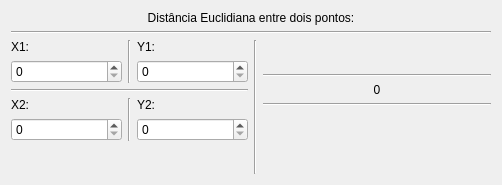
<?xml version="1.0" encoding="UTF-8"?>
<ui version="4.0">
 <class>DialogDE</class>
 <widget class="QDialog" name="DialogDE">
  <property name="geometry">
   <rect>
    <x>0</x>
    <y>0</y>
    <width>502</width>
    <height>185</height>
   </rect>
  </property>
  <property name="windowTitle">
   <string>Dialog</string>
  </property>
  <layout class="QVBoxLayout" name="verticalLayout_8">
   <item>
    <layout class="QVBoxLayout" name="verticalLayout_5">
     <item>
      <widget class="QLabel" name="label_3">
       <property name="text">
        <string>Distância Euclidiana entre dois pontos:</string>
       </property>
       <property name="alignment">
        <set>Qt::AlignCenter</set>
       </property>
      </widget>
     </item>
     <item>
      <widget class="Line" name="line_2">
       <property name="orientation">
        <enum>Qt::Horizontal</enum>
       </property>
      </widget>
     </item>
    </layout>
   </item>
   <item>
    <layout class="QHBoxLayout" name="horizontalLayout_4">
     <item>
      <layout class="QVBoxLayout" name="verticalLayout_6">
       <item>
        <layout class="QHBoxLayout" name="horizontalLayout">
         <item>
          <layout class="QVBoxLayout" name="verticalLayout_2">
           <item>
            <widget class="QLabel" name="label">
             <property name="text">
              <string>X1:</string>
             </property>
            </widget>
           </item>
           <item>
            <widget class="QSpinBox" name="X1spinBox">
             <property name="maximum">
              <number>999999999</number>
             </property>
            </widget>
           </item>
          </layout>
         </item>
         <item>
          <widget class="Line" name="line_6">
           <property name="orientation">
            <enum>Qt::Vertical</enum>
           </property>
          </widget>
         </item>
         <item>
          <layout class="QVBoxLayout" name="verticalLayout">
           <item>
            <widget class="QLabel" name="label_2">
             <property name="text">
              <string>Y1:</string>
             </property>
            </widget>
           </item>
           <item>
            <widget class="QSpinBox" name="Y1spinBox">
             <property name="maximum">
              <number>999999999</number>
             </property>
            </widget>
           </item>
          </layout>
         </item>
        </layout>
       </item>
       <item>
        <widget class="Line" name="line">
         <property name="orientation">
          <enum>Qt::Horizontal</enum>
         </property>
        </widget>
       </item>
       <item>
        <layout class="QHBoxLayout" name="horizontalLayout_2">
         <item>
          <layout class="QVBoxLayout" name="verticalLayout_4">
           <item>
            <widget class="QLabel" name="label_5">
             <property name="text">
              <string>X2:</string>
             </property>
            </widget>
           </item>
           <item>
            <widget class="QSpinBox" name="X2spinBox">
             <property name="maximum">
              <number>999999999</number>
             </property>
            </widget>
           </item>
          </layout>
         </item>
         <item>
          <widget class="Line" name="line_7">
           <property name="orientation">
            <enum>Qt::Vertical</enum>
           </property>
          </widget>
         </item>
         <item>
          <layout class="QVBoxLayout" name="verticalLayout_3">
           <item>
            <widget class="QLabel" name="label_4">
             <property name="text">
              <string>Y2:</string>
             </property>
            </widget>
           </item>
           <item>
            <widget class="QSpinBox" name="Y2spinBox">
             <property name="maximum">
              <number>999999999</number>
             </property>
            </widget>
           </item>
          </layout>
         </item>
        </layout>
       </item>
       <item>
        <spacer name="verticalSpacer_3">
         <property name="orientation">
          <enum>Qt::Vertical</enum>
         </property>
         <property name="sizeHint" stdset="0">
          <size>
           <width>20</width>
           <height>40</height>
          </size>
         </property>
        </spacer>
       </item>
      </layout>
     </item>
     <item>
      <layout class="QHBoxLayout" name="horizontalLayout_3">
       <item>
        <widget class="Line" name="line_3">
         <property name="orientation">
          <enum>Qt::Vertical</enum>
         </property>
        </widget>
       </item>
       <item>
        <layout class="QVBoxLayout" name="verticalLayout_7">
         <item>
          <spacer name="verticalSpacer_2">
           <property name="orientation">
            <enum>Qt::Vertical</enum>
           </property>
           <property name="sizeHint" stdset="0">
            <size>
             <width>20</width>
             <height>40</height>
            </size>
           </property>
          </spacer>
         </item>
         <item>
          <widget class="Line" name="line_4">
           <property name="orientation">
            <enum>Qt::Horizontal</enum>
           </property>
          </widget>
         </item>
         <item>
          <widget class="QLabel" name="DistanciaText">
           <property name="text">
            <string>0</string>
           </property>
           <property name="alignment">
            <set>Qt::AlignCenter</set>
           </property>
          </widget>
         </item>
         <item>
          <widget class="Line" name="line_5">
           <property name="orientation">
            <enum>Qt::Horizontal</enum>
           </property>
          </widget>
         </item>
         <item>
          <spacer name="verticalSpacer">
           <property name="orientation">
            <enum>Qt::Vertical</enum>
           </property>
           <property name="sizeHint" stdset="0">
            <size>
             <width>20</width>
             <height>40</height>
            </size>
           </property>
          </spacer>
         </item>
         <item>
          <spacer name="verticalSpacer_4">
           <property name="orientation">
            <enum>Qt::Vertical</enum>
           </property>
           <property name="sizeHint" stdset="0">
            <size>
             <width>20</width>
             <height>40</height>
            </size>
           </property>
          </spacer>
         </item>
        </layout>
       </item>
      </layout>
     </item>
    </layout>
   </item>
  </layout>
 </widget>
 <resources/>
 <connections/>
</ui>
